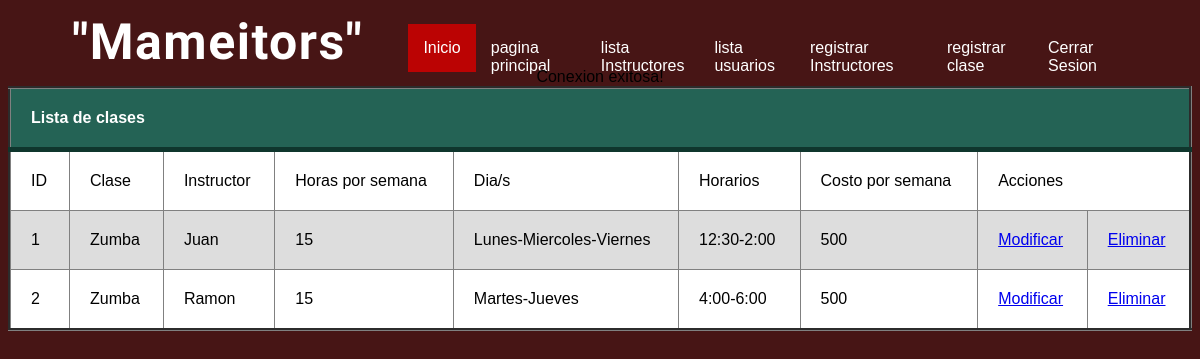
Screenshot of /proye/app/proyecto/Gimnasio/listaClases.php (signed in) with the database file from the repository.
### tables this page shows
CREATE TABLE `clase` (
  `ID_clase` int(10) NOT NULL,
  `nombre_clase` varchar(50) NOT NULL,
  `instructor` varchar(50) NOT NULL,
  `horas_totales` varchar(50) NOT NULL,
  `dia` varchar(50) NOT NULL,
  `horario` varchar(50) NOT NULL,
  `costo` varchar(50) NOT NULL
);

### proye/app/proyecto/Gimnasio/listaClases.php (the view, shortened to what this page needs)
<DOCTYPE html>
<html>
<head>
	<link = rel="stylesheet" href="css/estilos_listaUsuarios.css">
</head>
<body>
<header class="header">
            <div class="contenedor">
                <h1 class="logo">"Mameitors"</h1>
                    <nav class="nav" id ="nav">
                        <ul class="menu">
                            <li class="menu_item"><a href="../paginaPrincipal/principal.php" class="menu_link select">Inicio</a></li>
                            <li class="menu_item"><a href="../paginaAdministracion/admin.php" class="menu_link">pagina principal</a></li>
                            <li class="menu_item"><a href="../Gimnasio/listaInstructores.php" class="menu_link">lista Instructores</a></li>
                            <li class="menu_item"><a href="../Gimnasio/listaUsuarios.php" class="menu_link">lista usuarios</a></li>
                            <li class="menu_item"><a href="../Gimnasio/registroInstructores.php" class="menu_link">registrar Instructores</a></li>
                            <li class="menu_item"><a href="../Gimnasio/registroClases.php" class="menu_link">registrar clase</a></li>
                            <li class="menu_item"><a href="../Gimnasio/cerrar sesion.php" class="menu_link">Cerrar Sesion</a></li>
                        </ul>
                    </nav>
            </div>
        </header>
	<center>
		<table border = "3">
			<thead>
				<tr>
					<th colspan = "9">Lista de clases</th>
				</tr>
			</thead>
			<tbody>
				<tr>
					<td>ID</td>
					<td>Clase</td>
					<td>Instructor</td>
					<td>Horas por semana</td>
					<td>Dia/s</td>
					<td>Horarios</td>
					<td>Costo por semana</td>
					<td colspan="2">Acciones</td>
				</tr>
			<?php
				include("database.php");
				$query="SELECT * FROM clase";
				$resultado= $conexion->query($query);
				while($row=$resultado->fetch_assoc()){
			?>
				<tr>
					<td><?php echo $row['ID_clase']?></td>
					<td><?php echo $row['nombre_clase']?></td>
					<td><?php echo $row['instructor']?></td>
					<td><?php echo $row['horas_totales']?></td>
					<td><?php echo $row['dia']?></td>
					<td><?php echo $row['horario']?></td>
					<td><?php echo $row['costo']?></td>
					<td><a href="modificarClases.php?ID_clase=<?php echo $row['ID_clase']; ?>">Modificar</a></td>
					<td><a href="eliminarClases.php?ID_clase=<?php echo $row['ID_clase']; ?>">Eliminar</a></td>
				</tr>
			<?php
				}
			?>
			</tbody>
		</table>
	</center>
</body>
</html>

### proye/app/proyecto/Gimnasio/css/estilos_listaUsuarios.css (style rules this page uses)
* { box-sizing: border-box; }
h1, h2, h3, h4, h5, h6 { font-family: 'Yanone Kaffeesatz', sans-serif; letter-spacing: 1.5px; }
body { background-color: #471515; font-family: Arial; }
.header { height: 60px; }
.header .contenedor { display: flex; justify-content: space-between; }
.logo, .icon-menu { color: white; margin: 5px; }
nav { position: absolute; top: 60px; left: -100%; width: 100%; transition: all 0.4s ; }
.menu_item { list-style: none; }
.menu_link { display: block; padding: 15px; background: rgba(192, 3, 3, 0.959); text-decoration: none; color: rgb(255, 255, 255); }
.select { background: rgb(0, 0, 0); color: white; }
table { background-color: white; text-align: left; border-collapse: collapse; width: 100%; }
th, td { padding: 20px; }
thead { background-color: #246355; border-bottom: solid 5px #0F362D; color: white; }
tr:nth-child(even) { background-color: #ddd; }
.contenedor { margin: auto; width: 90%; }
@media (min-width:480px) { .logo { font-size: 40px; } }
@media (min-width: 1024px) { .nav { position: static; width: auto; } }
@media (min-width: 1024px) { .menu { display: flex; } }
@media (min-width: 1024px) { .menu_link { background: none; } }
@media (min-width: 1024px) { .select { background: rgba(192, 3, 3, 0.959); } }
@media (min-width: 1024px) { .logo { font-size: 50px; } }

### rows the page displays
clase: ID_clase "1", nombre_clase "Zumba", instructor "Juan", horas_totales "15", dia "Lunes-Miercoles-Viernes", horario "12:30-2:00", costo "500"
clase: ID_clase "2", nombre_clase "Zumba", instructor "Ramon", horas_totales "15", dia "Martes-Jueves", horario "4:00-6:00", costo "500"
